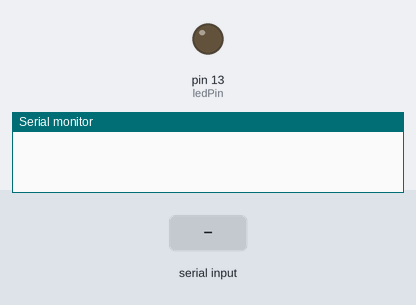
Simulated run of this sketch. Board: Arduino Uno, built with avr-gcc and run on an emulated ATmega328P. Shown: output pins drawn as LEDs (lit = HIGH), the last lines printed to the serial monitor. The test bench sets the inputs (shaded band).

Above: at 1.2 s.
1.3 s: "1" received over Serial
At 1.8 s:
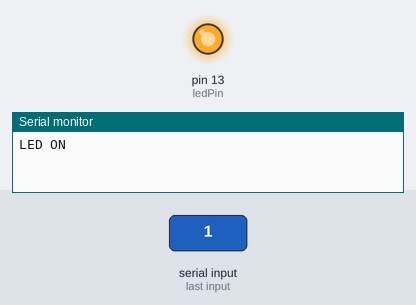
2.8 s: "0" received over Serial
At 4.2 s:
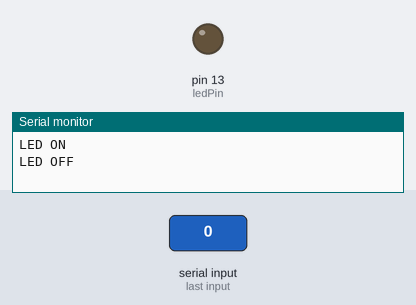
Timing chart, 0 to 5.8 s (numbered marks = the images above; inputs shaded):
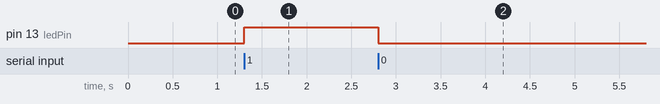

The sketch:

code.ino
```cpp
int ledPin = 13;
char data;

void setup() {
  pinMode(ledPin, OUTPUT);
  Serial.begin(9600); // Default HC-05 comm mode baud rate
}

void loop() {
  if (Serial.available()) {
    data = Serial.read();

    if (data == '1') {
      digitalWrite(ledPin, HIGH);
      Serial.println("LED ON");
    }
    else if (data == '0') {
      digitalWrite(ledPin, LOW);
      Serial.println("LED OFF");
    }
  }
}
```

Measured:
- after the input at 1.3 s, pin 13 (ledPin): LOW → HIGH at once
- after the input at 2.8 s, pin 13 (ledPin): HIGH → LOW at once
